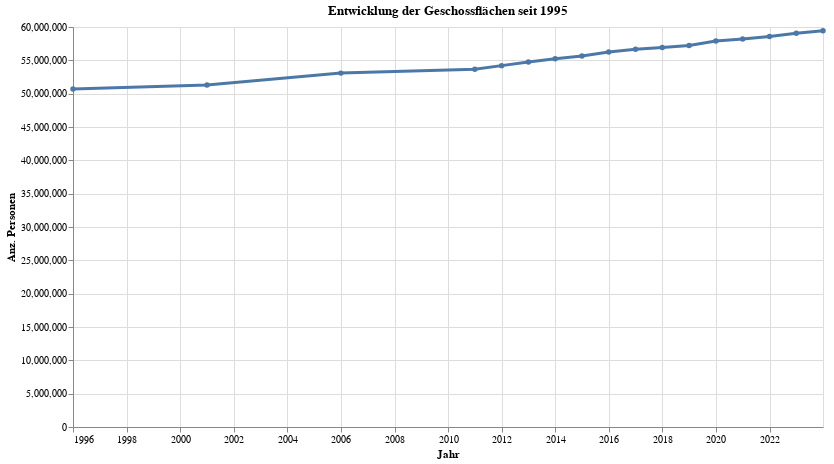

The notebook cell saved with this chart:
### Code cell
grafik1 = mypy_dv.plot_altair_multiline_highlight(
    data = myAgg1.reset_index()
    , x = 'StichtagDatJahr:T'
    , y = 'sum_GeschossNFl:Q'
    , myTitle = "Entwicklung der Geschossflächen seit "+str(data2betested.index.year.min())
    , x_beschriftung = 'Jahr'
    , y_beschriftung = 'Anz. Personen'
    , warning_status  = "ignore"
    , category=''
    , category_beschriftung=''
)
grafik1

### Figure 1 — Vega-Lite specification as saved in the notebook (floating-point values rounded to 4 significant figures)
{"config": {"view": {"continuousWidth": 300, "continuousHeight": 300}}, "layer": [{"mark": {"type": "circle"}, "encoding": {"opacity": {"value": 1.3}, "tooltip": [{"field": "StichtagDatJahr", "type": "temporal"}, {"field": "sum_GeschossNFl", "type": "quantitative"}], "x": {"axis": {"title": "Jahr"}, "field": "StichtagDatJahr", "type": "temporal"}, "y": {"axis": {"title": "Anz. Personen"}, "field": "sum_GeschossNFl", "type": "quantitative"}}, "name": "view_1", "title": "Entwicklung der Geschossflächen seit 1995"}, {"mark": {"type": "line"}, "encoding": {"size": {"condition": {"test": {"not": {"param": "param_1"}}, "value": 1.2}, "value": 3}, "tooltip": [{"field": "StichtagDatJahr", "type": "temporal"}, {"field": "sum_GeschossNFl", "type": "quantitative"}], "x": {"axis": {"title": "Jahr"}, "field": "StichtagDatJahr", "type": "temporal"}, "y": {"axis": {"title": "Anz. Personen"}, "field": "sum_GeschossNFl", "type": "quantitative"}}, "title": "Entwicklung der Geschossflächen seit 1995"}], "data": {"name": "data-c264d7ec9642e678114e8c17f99eb9b6"}, "height": 400, "params": [{"name": "param_1", "select": {"type": "point", "fields": [""], "nearest": true, "on": "pointerover"}, "views": ["view_1"]}], "width": 750, "$schema": "https://vega.github.io/schema/vega-lite/v5.8.0.json", "datasets": {"data-c264d7ec9642e678114e8c17f99eb9b6": [{"StichtagDatJahr": "2023-12-31T00:00:00", "sum_GeschossNFl": 59430000.0}, {"StichtagDatJahr": "2022-12-31T00:00:00", "sum_GeschossNFl": 59060000.0}, {"StichtagDatJahr": "2021-12-31T00:00:00", "sum_GeschossNFl": 58570000.0}, {"StichtagDatJahr": "2020-12-31T00:00:00", "sum_GeschossNFl": 58220000.0}, {"StichtagDatJahr": "2019-12-31T00:00:00", "sum_GeschossNFl": 57890000.0}, {"StichtagDatJahr": "2018-12-31T00:00:00", "sum_GeschossNFl": 57240000.0}, {"StichtagDatJahr": "2017-12-31T00:00:00", "sum_GeschossNFl": 56940000.0}, {"StichtagDatJahr": "2016-12-31T00:00:00", "sum_GeschossNFl": 56670000.0}, {"StichtagDatJahr": "2015-12-31T00:00:00", "sum_GeschossNFl": 56250000.0}, {"StichtagDatJahr": "2014-12-31T00:00:00", "sum_GeschossNFl": 55640000.0}, {"StichtagDatJahr": "2013-12-31T00:00:00", "sum_GeschossNFl": 55250000.0}, {"StichtagDatJahr": "2012-12-31T00:00:00", "sum_GeschossNFl": 54760000.0}, {"StichtagDatJahr": "2011-12-31T00:00:00", "sum_GeschossNFl": 54210000.0}, {"StichtagDatJahr": "2010-12-31T00:00:00", "sum_GeschossNFl": 53650000.0}, {"StichtagDatJahr": "2005-12-31T00:00:00", "sum_GeschossNFl": 53080000.0}, {"StichtagDatJahr": "2000-12-31T00:00:00", "sum_GeschossNFl": 51280000.0}, {"StichtagDatJahr": "1995-12-31T00:00:00", "sum_GeschossNFl": 50710000.0}]}}
